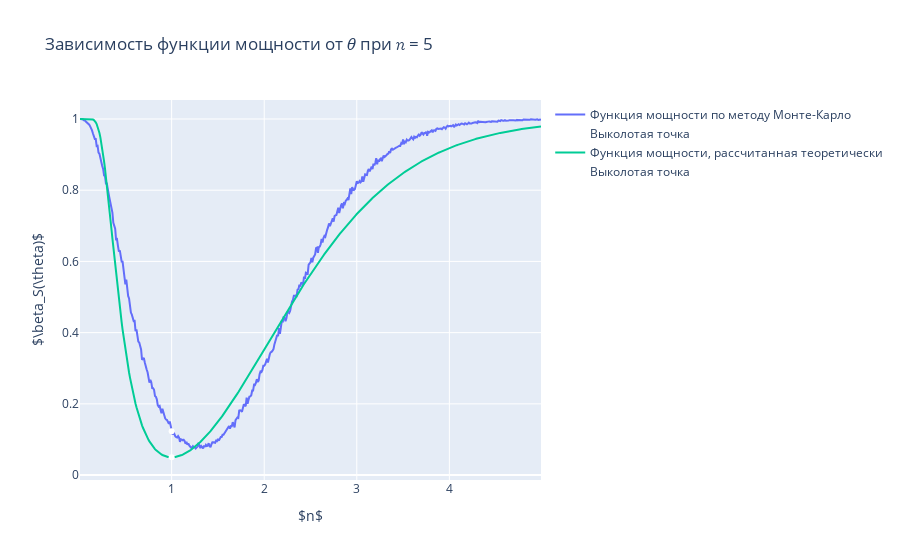
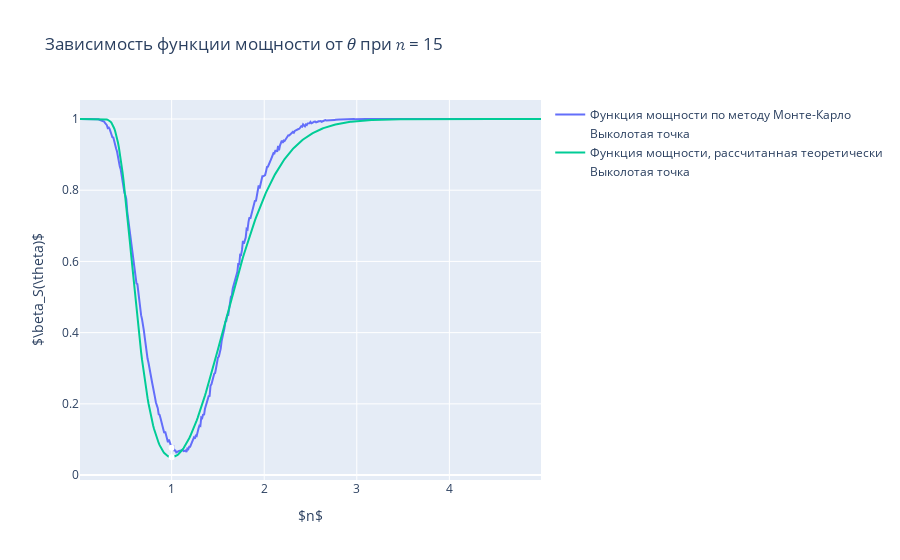
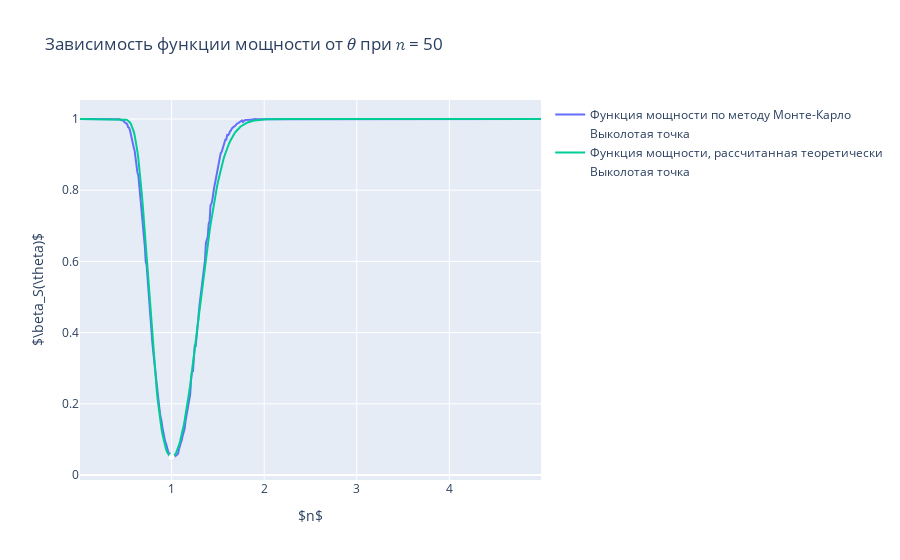

Here is the notebook cell these charts were saved with, in order:
### Code cell
def count_theor_beta(sigma, theta, theta_0, n): 
    W_theta = Wald(sigma, theta, theta_0, n)
    return sps.norm.sf(z_1_a2 - W_theta) + sps.norm.cdf(-z_1_a2 - W_theta)

for i, n in enumerate(n_arr):
    frequency_theor = count_theor_beta(sigma=np.sqrt(theta_grid), theta=theta_grid, theta_0=theta_0, n=n)
    fig = go.Figure()
    fig.add_trace(go.Scatter(x=theta_grid, y=frequency_arr[i], mode='lines', 
                             name='Функция мощности по методу Монте-Карло'))
    fig.add_trace(go.Scatter(x=[1], y=[frequency_arr[i, 99]], mode='markers', line_color='#FFFFFF', 
                             name='Выколотая точка'))
    fig.add_trace(go.Scatter(x=theta_grid, y=frequency_theor, mode='lines', 
                             name='Функция мощности, рассчитанная теоретически'))
    fig.add_trace(go.Scatter(x=[1], y=[frequency_theor[99]], mode='markers', line_color='#FFFFFF', 
                             name='Выколотая точка'))
    fig.update_layout(title=f'Зависимость функции мощности от 𝜃 при 𝑛 = {n}', 
                      xaxis_title="$n$", yaxis_title="$\\beta_S(\\theta)$")
    fig.show()
    pof.plot(fig, filename=f'frequency_{n}.html', auto_open=False)

### Figure 1 — Plotly figure (JSON) as saved in the notebook; plotly's stock layout.template omitted (floating-point values rounded to 4 significant figures; data arrays with more than 128 entries replaced by an {"elided": "..."} marker saying what was removed)
{"data": [{"mode": "lines", "name": "Функция мощности по методу Монте-Карло", "type": "scatter", "x": {"elided": "499 float values"}, "y": {"elided": "499 float values"}}, {"line": {"color": "#FFFFFF"}, "mode": "markers", "name": "Выколотая точка", "type": "scatter", "x": [1], "y": [0.1228]}, {"mode": "lines", "name": "Функция мощности, рассчитанная теоретически", "type": "scatter", "x": {"elided": "499 float values"}, "y": {"elided": "499 float values"}}, {"line": {"color": "#FFFFFF"}, "mode": "markers", "name": "Выколотая точка", "type": "scatter", "x": [1], "y": [0.05]}], "layout": {"title": {"text": "Зависимость функции мощности от 𝜃 при 𝑛 = 5"}, "xaxis": {"title": {"text": "$n$"}}, "yaxis": {"title": {"text": "$\\beta_S(\\theta)$"}}}}

### Figure 2 — Plotly figure (JSON) as saved in the notebook; plotly's stock layout.template omitted (floating-point values rounded to 4 significant figures; data arrays with more than 128 entries replaced by an {"elided": "..."} marker saying what was removed)
{"data": [{"mode": "lines", "name": "Функция мощности по методу Монте-Карло", "type": "scatter", "x": {"elided": "499 float values"}, "y": {"elided": "499 float values"}}, {"line": {"color": "#FFFFFF"}, "mode": "markers", "name": "Выколотая точка", "type": "scatter", "x": [1], "y": [0.0766]}, {"mode": "lines", "name": "Функция мощности, рассчитанная теоретически", "type": "scatter", "x": {"elided": "499 float values"}, "y": {"elided": "499 float values"}}, {"line": {"color": "#FFFFFF"}, "mode": "markers", "name": "Выколотая точка", "type": "scatter", "x": [1], "y": [0.05]}], "layout": {"title": {"text": "Зависимость функции мощности от 𝜃 при 𝑛 = 15"}, "xaxis": {"title": {"text": "$n$"}}, "yaxis": {"title": {"text": "$\\beta_S(\\theta)$"}}}}

### Figure 3 — Plotly figure (JSON) as saved in the notebook; plotly's stock layout.template omitted (floating-point values rounded to 4 significant figures; data arrays with more than 128 entries replaced by an {"elided": "..."} marker saying what was removed)
{"data": [{"mode": "lines", "name": "Функция мощности по методу Монте-Карло", "type": "scatter", "x": {"elided": "499 float values"}, "y": {"elided": "499 float values"}}, {"line": {"color": "#FFFFFF"}, "mode": "markers", "name": "Выколотая точка", "type": "scatter", "x": [1], "y": [0.0516]}, {"mode": "lines", "name": "Функция мощности, рассчитанная теоретически", "type": "scatter", "x": {"elided": "499 float values"}, "y": {"elided": "499 float values"}}, {"line": {"color": "#FFFFFF"}, "mode": "markers", "name": "Выколотая точка", "type": "scatter", "x": [1], "y": [0.05]}], "layout": {"title": {"text": "Зависимость функции мощности от 𝜃 при 𝑛 = 50"}, "xaxis": {"title": {"text": "$n$"}}, "yaxis": {"title": {"text": "$\\beta_S(\\theta)$"}}}}
